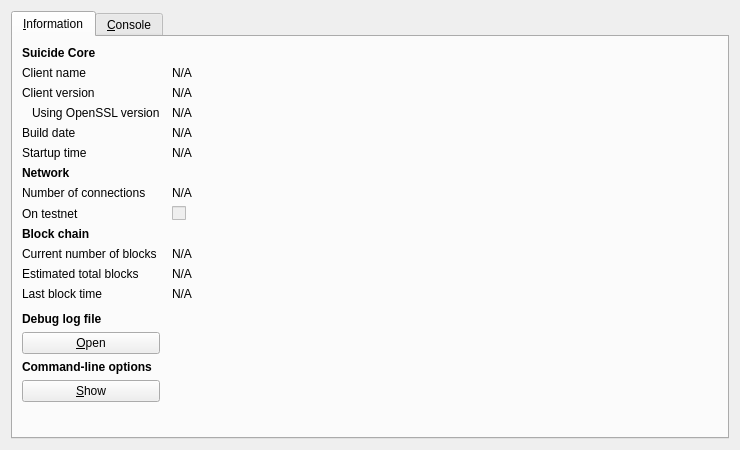
<?xml version="1.0" encoding="UTF-8"?>
<ui version="4.0">
 <class>RPCConsole</class>
 <widget class="QDialog" name="RPCConsole">
  <property name="geometry">
   <rect>
    <x>0</x>
    <y>0</y>
    <width>740</width>
    <height>450</height>
   </rect>
  </property>
  <property name="windowTitle">
   <string>Suicide - Debug window</string>
  </property>
  <layout class="QVBoxLayout" name="verticalLayout_2">
   <item>
    <widget class="QTabWidget" name="tabWidget">
     <property name="currentIndex">
      <number>0</number>
     </property>
     <widget class="QWidget" name="tab_info">
      <attribute name="title">
       <string>&amp;Information</string>
      </attribute>
      <layout class="QGridLayout" name="gridLayout" columnstretch="0,1">
       <property name="horizontalSpacing">
        <number>12</number>
       </property>
       <item row="0" column="0">
        <widget class="QLabel" name="label_9">
         <property name="font">
          <font>
           <weight>75</weight>
           <bold>true</bold>
          </font>
         </property>
         <property name="text">
          <string>Suicide Core</string>
         </property>
        </widget>
       </item>
       <item row="1" column="0">
        <widget class="QLabel" name="label_5">
         <property name="text">
          <string>Client name</string>
         </property>
        </widget>
       </item>
       <item row="1" column="1">
        <widget class="QLabel" name="clientName">
         <property name="cursor">
          <cursorShape>IBeamCursor</cursorShape>
         </property>
         <property name="text">
          <string>N/A</string>
         </property>
         <property name="textFormat">
          <enum>Qt::PlainText</enum>
         </property>
         <property name="textInteractionFlags">
          <set>Qt::LinksAccessibleByMouse|Qt::TextSelectableByKeyboard|Qt::TextSelectableByMouse</set>
         </property>
        </widget>
       </item>
       <item row="2" column="0">
        <widget class="QLabel" name="label_6">
         <property name="text">
          <string>Client version</string>
         </property>
        </widget>
       </item>
       <item row="2" column="1">
        <widget class="QLabel" name="clientVersion">
         <property name="cursor">
          <cursorShape>IBeamCursor</cursorShape>
         </property>
         <property name="text">
          <string>N/A</string>
         </property>
         <property name="textFormat">
          <enum>Qt::PlainText</enum>
         </property>
         <property name="textInteractionFlags">
          <set>Qt::LinksAccessibleByMouse|Qt::TextSelectableByKeyboard|Qt::TextSelectableByMouse</set>
         </property>
        </widget>
       </item>
       <item row="3" column="0">
        <widget class="QLabel" name="label_14">
         <property name="text">
          <string>Using OpenSSL version</string>
         </property>
         <property name="indent">
          <number>10</number>
         </property>
        </widget>
       </item>
       <item row="3" column="1">
        <widget class="QLabel" name="openSSLVersion">
         <property name="cursor">
          <cursorShape>IBeamCursor</cursorShape>
         </property>
         <property name="text">
          <string>N/A</string>
         </property>
         <property name="textFormat">
          <enum>Qt::PlainText</enum>
         </property>
         <property name="textInteractionFlags">
          <set>Qt::LinksAccessibleByMouse|Qt::TextSelectableByKeyboard|Qt::TextSelectableByMouse</set>
         </property>
        </widget>
       </item>
       <item row="4" column="0">
        <widget class="QLabel" name="label_12">
         <property name="text">
          <string>Build date</string>
         </property>
        </widget>
       </item>
       <item row="4" column="1">
        <widget class="QLabel" name="buildDate">
         <property name="cursor">
          <cursorShape>IBeamCursor</cursorShape>
         </property>
         <property name="text">
          <string>N/A</string>
         </property>
         <property name="textFormat">
          <enum>Qt::PlainText</enum>
         </property>
         <property name="textInteractionFlags">
          <set>Qt::LinksAccessibleByMouse|Qt::TextSelectableByKeyboard|Qt::TextSelectableByMouse</set>
         </property>
        </widget>
       </item>
       <item row="5" column="0">
        <widget class="QLabel" name="label_13">
         <property name="text">
          <string>Startup time</string>
         </property>
        </widget>
       </item>
       <item row="5" column="1">
        <widget class="QLabel" name="startupTime">
         <property name="cursor">
          <cursorShape>IBeamCursor</cursorShape>
         </property>
         <property name="text">
          <string>N/A</string>
         </property>
         <property name="textFormat">
          <enum>Qt::PlainText</enum>
         </property>
         <property name="textInteractionFlags">
          <set>Qt::LinksAccessibleByMouse|Qt::TextSelectableByKeyboard|Qt::TextSelectableByMouse</set>
         </property>
        </widget>
       </item>
       <item row="6" column="0">
        <widget class="QLabel" name="label_11">
         <property name="font">
          <font>
           <weight>75</weight>
           <bold>true</bold>
          </font>
         </property>
         <property name="text">
          <string>Network</string>
         </property>
        </widget>
       </item>
       <item row="7" column="0">
        <widget class="QLabel" name="label_7">
         <property name="text">
          <string>Number of connections</string>
         </property>
        </widget>
       </item>
       <item row="7" column="1">
        <widget class="QLabel" name="numberOfConnections">
         <property name="cursor">
          <cursorShape>IBeamCursor</cursorShape>
         </property>
         <property name="text">
          <string>N/A</string>
         </property>
         <property name="textFormat">
          <enum>Qt::PlainText</enum>
         </property>
         <property name="textInteractionFlags">
          <set>Qt::LinksAccessibleByMouse|Qt::TextSelectableByKeyboard|Qt::TextSelectableByMouse</set>
         </property>
        </widget>
       </item>
       <item row="8" column="0">
        <widget class="QLabel" name="label_8">
         <property name="text">
          <string>On testnet</string>
         </property>
        </widget>
       </item>
       <item row="8" column="1">
        <widget class="QCheckBox" name="isTestNet">
         <property name="enabled">
          <bool>false</bool>
         </property>
         <property name="text">
          <string/>
         </property>
        </widget>
       </item>
       <item row="9" column="0">
        <widget class="QLabel" name="label_10">
         <property name="font">
          <font>
           <weight>75</weight>
           <bold>true</bold>
          </font>
         </property>
         <property name="text">
          <string>Block chain</string>
         </property>
        </widget>
       </item>
       <item row="10" column="0">
        <widget class="QLabel" name="label_3">
         <property name="text">
          <string>Current number of blocks</string>
         </property>
        </widget>
       </item>
       <item row="10" column="1">
        <widget class="QLabel" name="numberOfBlocks">
         <property name="cursor">
          <cursorShape>IBeamCursor</cursorShape>
         </property>
         <property name="text">
          <string>N/A</string>
         </property>
         <property name="textFormat">
          <enum>Qt::PlainText</enum>
         </property>
         <property name="textInteractionFlags">
          <set>Qt::LinksAccessibleByMouse|Qt::TextSelectableByKeyboard|Qt::TextSelectableByMouse</set>
         </property>
        </widget>
       </item>
       <item row="11" column="0">
        <widget class="QLabel" name="label_4">
         <property name="text">
          <string>Estimated total blocks</string>
         </property>
        </widget>
       </item>
       <item row="11" column="1">
        <widget class="QLabel" name="totalBlocks">
         <property name="cursor">
          <cursorShape>IBeamCursor</cursorShape>
         </property>
         <property name="text">
          <string>N/A</string>
         </property>
         <property name="textFormat">
          <enum>Qt::PlainText</enum>
         </property>
         <property name="textInteractionFlags">
          <set>Qt::LinksAccessibleByMouse|Qt::TextSelectableByKeyboard|Qt::TextSelectableByMouse</set>
         </property>
        </widget>
       </item>
       <item row="12" column="0">
        <widget class="QLabel" name="label_2">
         <property name="text">
          <string>Last block time</string>
         </property>
        </widget>
       </item>
       <item row="12" column="1">
        <widget class="QLabel" name="lastBlockTime">
         <property name="cursor">
          <cursorShape>IBeamCursor</cursorShape>
         </property>
         <property name="text">
          <string>N/A</string>
         </property>
         <property name="textFormat">
          <enum>Qt::PlainText</enum>
         </property>
         <property name="textInteractionFlags">
          <set>Qt::LinksAccessibleByMouse|Qt::TextSelectableByKeyboard|Qt::TextSelectableByMouse</set>
         </property>
        </widget>
       </item>
       <item row="13" column="0">
        <spacer name="verticalSpacer_2">
         <property name="orientation">
          <enum>Qt::Vertical</enum>
         </property>
         <property name="sizeHint" stdset="0">
          <size>
           <width>20</width>
           <height>20</height>
          </size>
         </property>
        </spacer>
       </item>
       <item row="14" column="0">
        <widget class="QLabel" name="labelDebugLogfile">
         <property name="font">
          <font>
           <weight>75</weight>
           <bold>true</bold>
          </font>
         </property>
         <property name="text">
          <string>Debug log file</string>
         </property>
        </widget>
       </item>
       <item row="15" column="0">
        <widget class="QPushButton" name="openDebugLogfileButton">
         <property name="toolTip">
          <string>Open the Suicide debug log file from the current data directory. This can take a few seconds for large log files.</string>
         </property>
         <property name="text">
          <string>&amp;Open</string>
         </property>
         <property name="autoDefault">
          <bool>false</bool>
         </property>
        </widget>
       </item>
       <item row="16" column="0">
        <widget class="QLabel" name="labelCLOptions">
         <property name="font">
          <font>
           <weight>75</weight>
           <bold>true</bold>
          </font>
         </property>
         <property name="text">
          <string>Command-line options</string>
         </property>
        </widget>
       </item>
       <item row="17" column="0">
        <widget class="QPushButton" name="showCLOptionsButton">
         <property name="toolTip">
          <string>Show the Suicide-Qt help message to get a list with possible Suicide command-line options.</string>
         </property>
         <property name="text">
          <string>&amp;Show</string>
         </property>
         <property name="autoDefault">
          <bool>false</bool>
         </property>
        </widget>
       </item>
       <item row="18" column="0">
        <spacer name="verticalSpacer">
         <property name="orientation">
          <enum>Qt::Vertical</enum>
         </property>
         <property name="sizeHint" stdset="0">
          <size>
           <width>20</width>
           <height>40</height>
          </size>
         </property>
        </spacer>
       </item>
      </layout>
     </widget>
     <widget class="QWidget" name="tab_console">
      <attribute name="title">
       <string>&amp;Console</string>
      </attribute>
      <layout class="QVBoxLayout" name="verticalLayout_3">
       <property name="spacing">
        <number>3</number>
       </property>
       <item>
        <widget class="QTextEdit" name="messagesWidget">
         <property name="minimumSize">
          <size>
           <width>0</width>
           <height>100</height>
          </size>
         </property>
         <property name="readOnly">
          <bool>true</bool>
         </property>
         <property name="tabKeyNavigation" stdset="0">
          <bool>false</bool>
         </property>
         <property name="columnCount" stdset="0">
          <number>2</number>
         </property>
        </widget>
       </item>
       <item>
        <layout class="QHBoxLayout" name="horizontalLayout">
         <property name="spacing">
          <number>3</number>
         </property>
         <item>
          <widget class="QLabel" name="label">
           <property name="text">
            <string notr="true">&gt;</string>
           </property>
          </widget>
         </item>
         <item>
          <widget class="QLineEdit" name="lineEdit"/>
         </item>
         <item>
          <widget class="QPushButton" name="clearButton">
           <property name="maximumSize">
            <size>
             <width>24</width>
             <height>24</height>
            </size>
           </property>
           <property name="toolTip">
            <string>Clear console</string>
           </property>
           <property name="text">
            <string/>
           </property>
           <property name="icon">
            <iconset resource="../bitcoin.qrc">
             <normaloff>:/icons/remove</normaloff>:/icons/remove</iconset>
           </property>
           <property name="shortcut">
            <string notr="true">Ctrl+L</string>
           </property>
           <property name="autoDefault">
            <bool>false</bool>
           </property>
          </widget>
         </item>
        </layout>
       </item>
      </layout>
     </widget>
    </widget>
   </item>
  </layout>
 </widget>
 <resources>
  <include location="../bitcoin.qrc"/>
 </resources>
 <connections/>
</ui>
